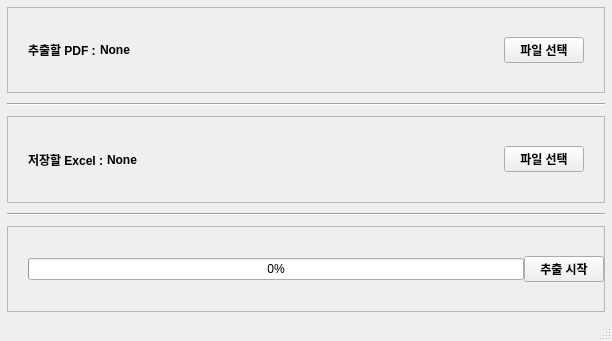
<?xml version="1.0" encoding="UTF-8"?>
<ui version="4.0">
 <class>MainWindow</class>
 <widget class="QMainWindow" name="MainWindow">
  <property name="geometry">
   <rect>
    <x>0</x>
    <y>0</y>
    <width>612</width>
    <height>341</height>
   </rect>
  </property>
  <property name="windowTitle">
   <string>MainWindow</string>
  </property>
  <widget class="QWidget" name="centralwidget">
   <layout class="QVBoxLayout" name="verticalLayout">
    <property name="spacing">
     <number>0</number>
    </property>
    <property name="leftMargin">
     <number>0</number>
    </property>
    <property name="topMargin">
     <number>0</number>
    </property>
    <property name="rightMargin">
     <number>0</number>
    </property>
    <property name="bottomMargin">
     <number>0</number>
    </property>
    <item>
     <widget class="QWidget" name="widget" native="true">
      <layout class="QVBoxLayout" name="verticalLayout_2">
       <property name="spacing">
        <number>10</number>
       </property>
       <property name="leftMargin">
        <number>7</number>
       </property>
       <property name="topMargin">
        <number>7</number>
       </property>
       <property name="rightMargin">
        <number>7</number>
       </property>
       <property name="bottomMargin">
        <number>7</number>
       </property>
       <item>
        <widget class="QFrame" name="frame">
         <property name="font">
          <font>
           <weight>75</weight>
           <bold>true</bold>
          </font>
         </property>
         <property name="frameShape">
          <enum>QFrame::StyledPanel</enum>
         </property>
         <property name="frameShadow">
          <enum>QFrame::Raised</enum>
         </property>
         <layout class="QHBoxLayout" name="horizontalLayout">
          <property name="spacing">
           <number>0</number>
          </property>
          <property name="leftMargin">
           <number>0</number>
          </property>
          <property name="topMargin">
           <number>0</number>
          </property>
          <property name="rightMargin">
           <number>0</number>
          </property>
          <property name="bottomMargin">
           <number>0</number>
          </property>
          <item>
           <spacer name="horizontalSpacer_5">
            <property name="orientation">
             <enum>Qt::Horizontal</enum>
            </property>
            <property name="sizeType">
             <enum>QSizePolicy::Fixed</enum>
            </property>
            <property name="sizeHint" stdset="0">
             <size>
              <width>20</width>
              <height>20</height>
             </size>
            </property>
           </spacer>
          </item>
          <item alignment="Qt::AlignLeft">
           <widget class="QLabel" name="label_3">
            <property name="font">
             <font>
              <weight>75</weight>
              <bold>true</bold>
             </font>
            </property>
            <property name="text">
             <string>추출할 PDF : </string>
            </property>
           </widget>
          </item>
          <item alignment="Qt::AlignLeft">
           <widget class="QLabel" name="PDF_Path_Txt">
            <property name="text">
             <string>None</string>
            </property>
           </widget>
          </item>
          <item>
           <spacer name="horizontalSpacer_2">
            <property name="orientation">
             <enum>Qt::Horizontal</enum>
            </property>
            <property name="sizeHint" stdset="0">
             <size>
              <width>40</width>
              <height>20</height>
             </size>
            </property>
           </spacer>
          </item>
          <item alignment="Qt::AlignRight">
           <widget class="QPushButton" name="PDF_Sel_Btn">
            <property name="text">
             <string>파일 선택</string>
            </property>
           </widget>
          </item>
          <item>
           <spacer name="horizontalSpacer_4">
            <property name="orientation">
             <enum>Qt::Horizontal</enum>
            </property>
            <property name="sizeType">
             <enum>QSizePolicy::Fixed</enum>
            </property>
            <property name="sizeHint" stdset="0">
             <size>
              <width>20</width>
              <height>20</height>
             </size>
            </property>
           </spacer>
          </item>
         </layout>
        </widget>
       </item>
       <item>
        <widget class="Line" name="line">
         <property name="orientation">
          <enum>Qt::Horizontal</enum>
         </property>
        </widget>
       </item>
       <item>
        <widget class="QFrame" name="frame_2">
         <property name="font">
          <font>
           <weight>75</weight>
           <bold>true</bold>
          </font>
         </property>
         <property name="frameShape">
          <enum>QFrame::StyledPanel</enum>
         </property>
         <property name="frameShadow">
          <enum>QFrame::Raised</enum>
         </property>
         <layout class="QHBoxLayout" name="horizontalLayout_2">
          <property name="spacing">
           <number>0</number>
          </property>
          <property name="leftMargin">
           <number>0</number>
          </property>
          <property name="topMargin">
           <number>0</number>
          </property>
          <property name="rightMargin">
           <number>0</number>
          </property>
          <property name="bottomMargin">
           <number>0</number>
          </property>
          <item>
           <spacer name="horizontalSpacer_6">
            <property name="orientation">
             <enum>Qt::Horizontal</enum>
            </property>
            <property name="sizeType">
             <enum>QSizePolicy::Fixed</enum>
            </property>
            <property name="sizeHint" stdset="0">
             <size>
              <width>20</width>
              <height>20</height>
             </size>
            </property>
           </spacer>
          </item>
          <item alignment="Qt::AlignLeft">
           <widget class="QLabel" name="label_4">
            <property name="text">
             <string>저장할 Excel : </string>
            </property>
           </widget>
          </item>
          <item alignment="Qt::AlignLeft">
           <widget class="QLabel" name="Excel_Path_Txt">
            <property name="text">
             <string>None</string>
            </property>
           </widget>
          </item>
          <item>
           <spacer name="horizontalSpacer">
            <property name="orientation">
             <enum>Qt::Horizontal</enum>
            </property>
            <property name="sizeType">
             <enum>QSizePolicy::Expanding</enum>
            </property>
            <property name="sizeHint" stdset="0">
             <size>
              <width>40</width>
              <height>20</height>
             </size>
            </property>
           </spacer>
          </item>
          <item alignment="Qt::AlignRight">
           <widget class="QPushButton" name="Excel_Sel_Btn">
            <property name="text">
             <string>파일 선택</string>
            </property>
           </widget>
          </item>
          <item>
           <spacer name="horizontalSpacer_8">
            <property name="orientation">
             <enum>Qt::Horizontal</enum>
            </property>
            <property name="sizeType">
             <enum>QSizePolicy::Fixed</enum>
            </property>
            <property name="sizeHint" stdset="0">
             <size>
              <width>20</width>
              <height>20</height>
             </size>
            </property>
           </spacer>
          </item>
         </layout>
        </widget>
       </item>
       <item>
        <widget class="Line" name="line_3">
         <property name="orientation">
          <enum>Qt::Horizontal</enum>
         </property>
        </widget>
       </item>
       <item>
        <widget class="QFrame" name="frame_3">
         <property name="frameShape">
          <enum>QFrame::StyledPanel</enum>
         </property>
         <property name="frameShadow">
          <enum>QFrame::Raised</enum>
         </property>
         <layout class="QHBoxLayout" name="horizontalLayout_4">
          <property name="spacing">
           <number>0</number>
          </property>
          <property name="leftMargin">
           <number>0</number>
          </property>
          <property name="topMargin">
           <number>0</number>
          </property>
          <property name="rightMargin">
           <number>0</number>
          </property>
          <property name="bottomMargin">
           <number>0</number>
          </property>
          <item>
           <spacer name="horizontalSpacer_10">
            <property name="orientation">
             <enum>Qt::Horizontal</enum>
            </property>
            <property name="sizeType">
             <enum>QSizePolicy::Fixed</enum>
            </property>
            <property name="sizeHint" stdset="0">
             <size>
              <width>20</width>
              <height>20</height>
             </size>
            </property>
           </spacer>
          </item>
          <item>
           <widget class="QProgressBar" name="progressBar">
            <property name="value">
             <number>0</number>
            </property>
           </widget>
          </item>
          <item>
           <widget class="QPushButton" name="StartBtn">
            <property name="font">
             <font>
              <weight>75</weight>
              <bold>true</bold>
             </font>
            </property>
            <property name="text">
             <string>추출 시작</string>
            </property>
           </widget>
          </item>
         </layout>
        </widget>
       </item>
      </layout>
     </widget>
    </item>
   </layout>
  </widget>
  <widget class="QMenuBar" name="menubar">
   <property name="geometry">
    <rect>
     <x>0</x>
     <y>0</y>
     <width>612</width>
     <height>21</height>
    </rect>
   </property>
  </widget>
  <widget class="QStatusBar" name="statusbar"/>
 </widget>
 <resources/>
 <connections/>
</ui>
